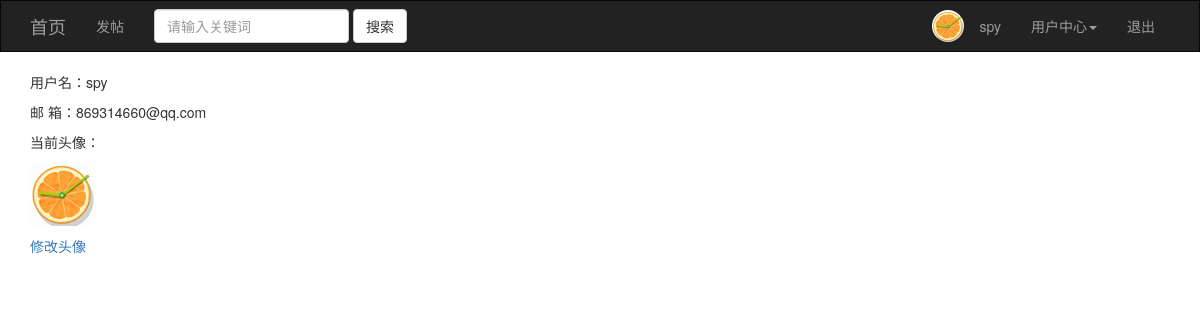
The page /user_info/ (signed in) on the database its author committed.
### post/models.py (models this page shows, shortened)
class User(models.Model):
    id = models.AutoField(primary_key=True)
    username = models.CharField(max_length=20, unique=True)
    password_hash = models.CharField(max_length=128)
    email = models.CharField(max_length=32)
    create_time = models.DateTimeField(auto_now_add=True)
    confirmed = models.BooleanField(default=False)
    icon = models.CharField(max_length=20, default='default.png')
    friend_id = models.IntegerField(default=0)
    class Meta:
        db_table = 'user'
    @property
    def password(self):
        return AttributeError('密码不可取')

### post/logic.py (the view)
    def wrap(request, *args, **kwargs):
        if get_user(request):
            return view_func(request, *args, **kwargs)
        else:
            next = request.path
            return HttpResponseRedirect('/login/?next=%s' % next)

### post/logic.py (called while the page is built)
def get_user(request):
    username = request.session.get('username', None)
    if username:
        user = User.objects.filter(username=username).first()
    else:
        user = None
    return user

def login_required(view_func):
    def wrap(request, *args, **kwargs):
        if get_user(request):
            return view_func(request, *args, **kwargs)
        else:
            next = request.path
            return HttpResponseRedirect('/login/?next=%s' % next)
    return wrap

### post/views.py (called while the page is built)
@login_required
def user_info(request):
    user = get_user(request)
    context = {'current_user': user}
    return render(request, 'user_info.html', context)

### templates/user_info.html (shortened to what this page needs)
{% extends 'base.html' %}
{% block page_content %}
    <p>用户名：{{ current_user.username }}</p>
    <p>邮 箱：{{ current_user.email }}</p>
    <p>当前头像：</p>
    <p><img src="/static/icon/{{ current_user.icon }}" alt=""></p>
    <p><a href="/upload_icon/">修改头像</a></p>
{% endblock %}

### templates/base.html (shortened to what this page needs)
{% load static %}
<!DOCTYPE html>
<html lang="en">
<head>
    <link rel="stylesheet" href="{% static 'css/bootstrap.min.css' %}">
</head>
<body>
<nav class="navbar navbar-inverse" style="border-radius: 0">
    <div class="container">
        <div class="navbar-header">
            <a class="navbar-brand" href="/">首页</a>
        </div>
        <div class="collapse navbar-collapse" id="bs-example-navbar-collapse-1">
            <ul class="nav navbar-nav">
                <li><a href="/post/">发帖</a></li>
            </ul>
            <form action="/search/" class="navbar-form navbar-left">
                <div class="form-group">
                    <input type="text" name="keyword" class="form-control" placeholder="请输入关键词">
                </div>
                <button type="submit" class="btn btn-default">搜索</button>
            </form>
            {% if current_user %}
                <ul class="nav navbar-nav navbar-right">
                    <li><a style="margin: 0px; padding: 0px; margin-top: 9px"><img src="/static/icon/{{ current_user.icon }}" alt="" height="32px" width="32px" style="border-radius: 16px"></a></li>
                    <li><a>{{ current_user.username }}</a></li>
                    <li class="dropdown">
                        <a href="#" class="dropdown-toggle" data-toggle="dropdown" role="button" aria-haspopup="true"
                           aria-expanded="false">用户中心<span class="caret"></span></a>
                    </li>
                    <li><a href="/logout/">退出</a></li>
                </ul>
            {% else %}
                <ul class="nav navbar-nav navbar-right">
                    <li><a href="/login/">登录</a></li>
                    <li><a href="/register/">注册</a></li>
                </ul>
            {% endif %}
        </div>
    </div>
</nav>
<div class="container">
    {% block page_content %}
    {% endblock %}
</div>
</body>
</html>

### rows shown on the page
User: icon (placeholder picture), username "spy", email "869314660@qq.com"
